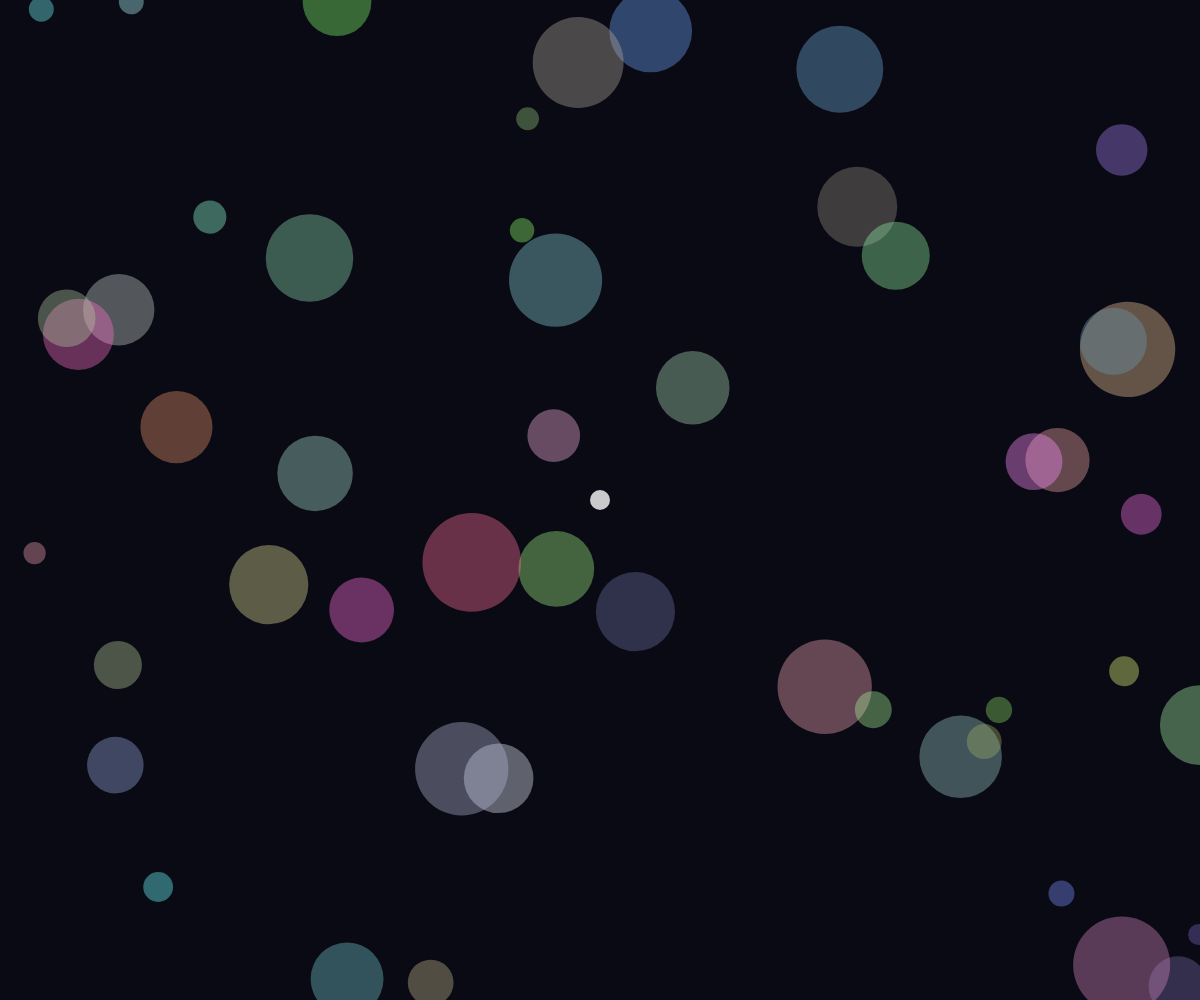
Frame 1 (no input)
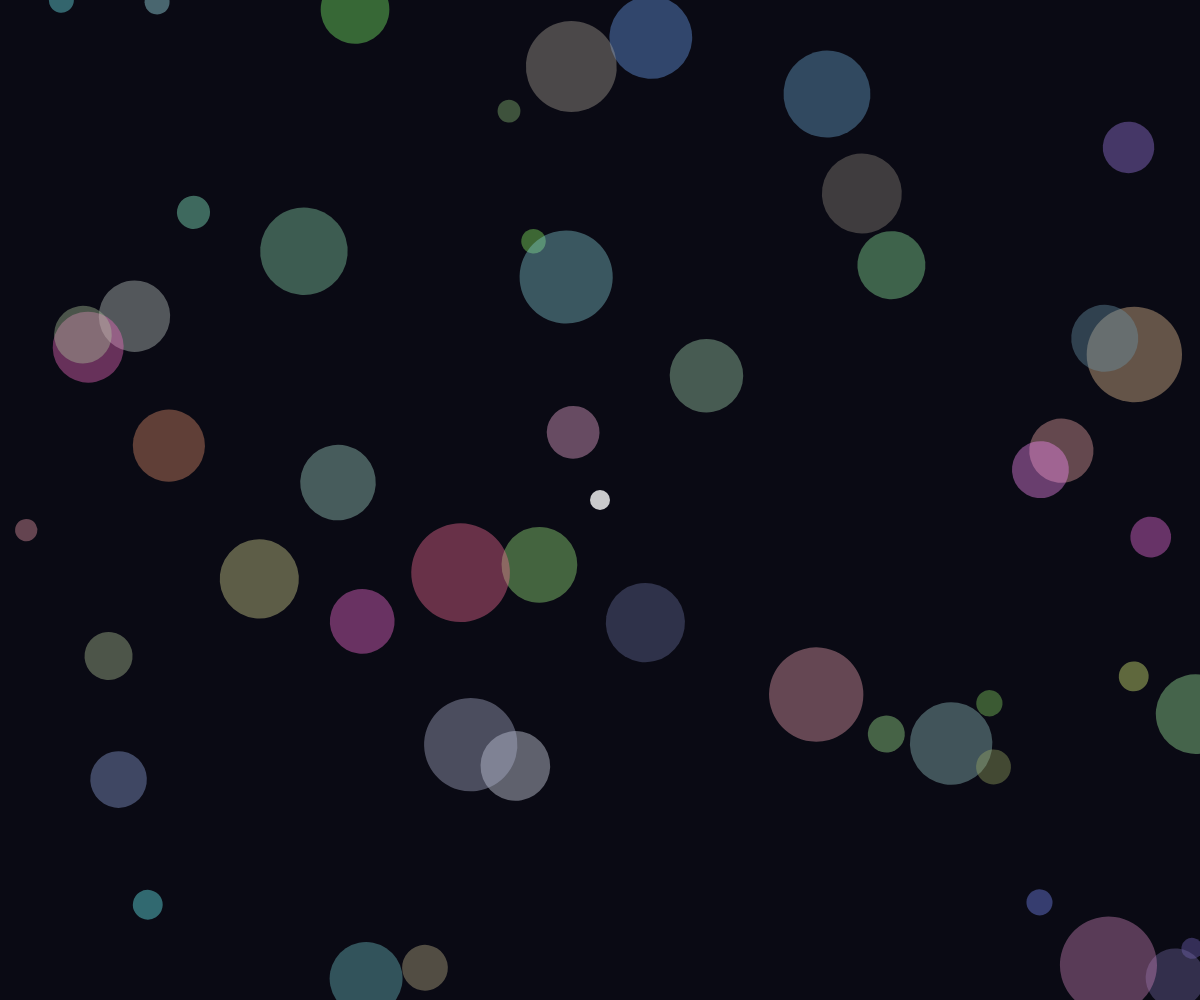
Frame 60 (no input)
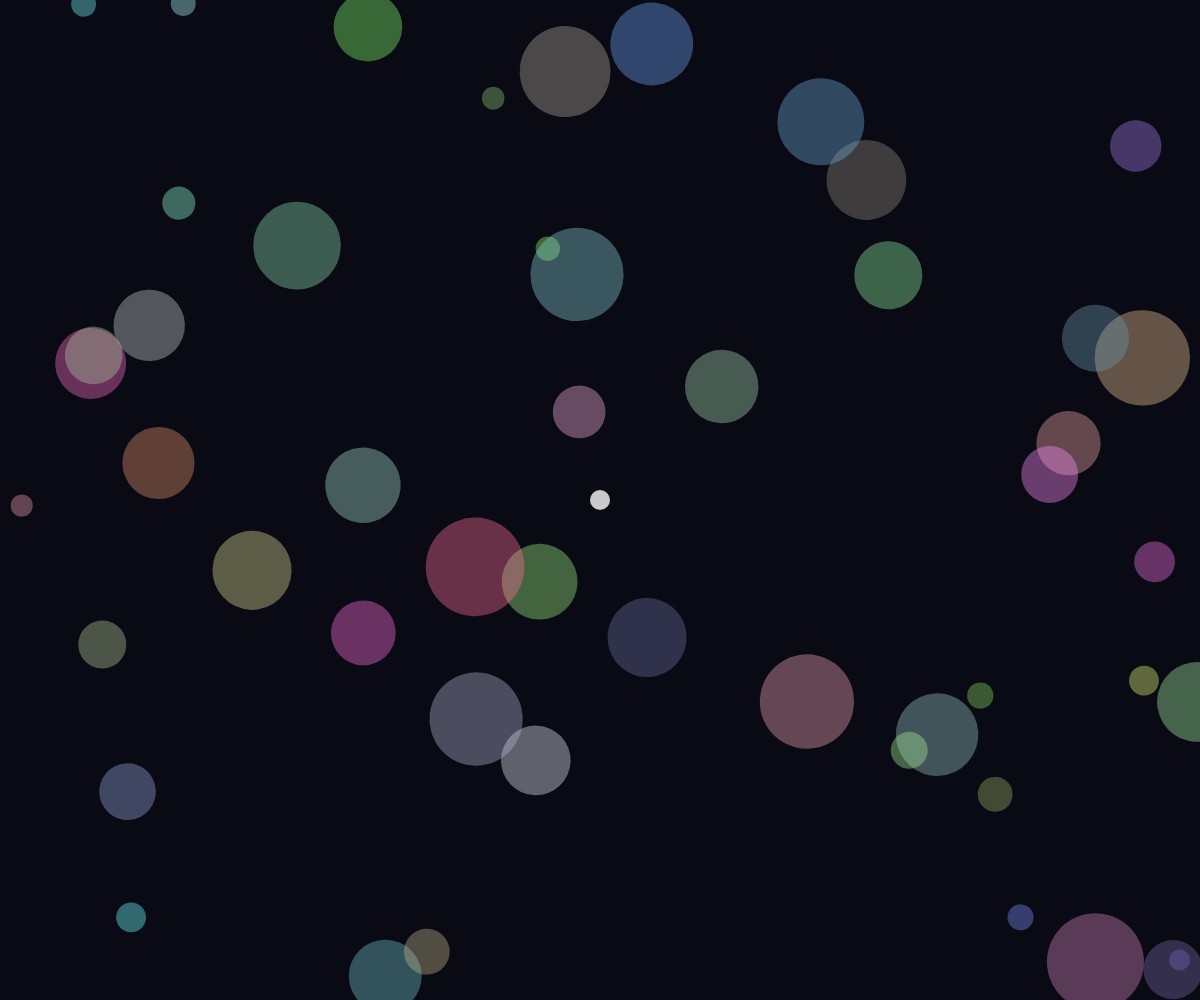
Frame 120 (the mouse pressed at the canvas centre since frame 60)

The p5.js sketch that drew these frames (run headless with seeded random() and noise() and a simulated clock; from frame 60 on, the mouse is pressed at the canvas centre):

// p5.js sketch
// ── sketch.js
let paths = [];
let focalPoint = { x: 0, y: 0 };
let isDragging = false;
let lastMouseX = 0;
let lastMouseY = 0;

function setup() {
  createCanvas(windowWidth, windowHeight);
  // Initialize with some paths
  for (let i = 0; i < 50; i++) {
    paths.push({
      x: random(width),
      y: random(height),
      size: random(20, 100),
      speed: random(0.001, 0.005),
      angle: random(TWO_PI),
      color: color(random(100, 255), random(100, 255), random(100, 255), 100)
    });
  }
  focalPoint.x = width / 2;
  focalPoint.y = height / 2;
}

function draw() {
  background(10, 10, 20);
  
  // Update and display paths
  for (let i = 0; i < paths.length; i++) {
    let p = paths[i];
    
    // Animate path
    p.x += cos(p.angle) * p.speed * 100;
    p.y += sin(p.angle) * p.speed * 100;
    
    // Bounce off edges
    if (p.x < 0 || p.x > width) p.angle = PI - p.angle;
    if (p.y < 0 || p.y > height) p.angle = -p.angle;
    
    // Draw path as a geometric shape
    push();
    translate(p.x, p.y);
    rotate(frameCount * p.speed);
    fill(p.color);
    noStroke();
    ellipse(0, 0, p.size, p.size);
    pop();
    
    // Adjust based on focal point
    let dx = p.x - focalPoint.x;
    let dy = p.y - focalPoint.y;
    let distance = sqrt(dx * dx + dy * dy);
    
    if (distance < 200) {
      let force = map(distance, 0, 200, 1, 0.1);
      p.angle += (dx * force) * 0.001;
    }
  }
  
  // Draw focal point
  fill(255, 200);
  noStroke();
  ellipse(focalPoint.x, focalPoint.y, 20, 20);
}

function mousePressed() {
  // Reset paths on click
  for (let i = 0; i < paths.length; i++) {
    paths[i].angle += random(-0.5, 0.5);
  }
  
  // Move focal point to mouse position
  focalPoint.x = mouseX;
  focalPoint.y = mouseY;
}

function mouseDragged() {
  isDragging = true;
  focalPoint.x = mouseX;
  focalPoint.y = mouseY;
}

function mouseReleased() {
  isDragging = false;
}

function windowResized() {
  resizeCanvas(windowWidth, windowHeight);
}
